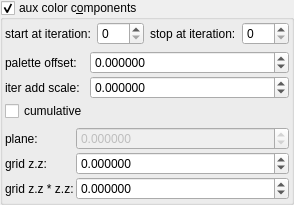
    <widget class="MyGroupBox" name="groupCheck_fold_color_aux_color_enabled">
     <property name="title">
      <string>aux color c&amp;omponents</string>
     </property>
     <property name="checkable">
      <bool>true</bool>
     </property>
     <layout class="QVBoxLayout" name="verticalLayout_11">
      <property name="leftMargin">
       <number>2</number>
      </property>
      <property name="topMargin">
       <number>2</number>
      </property>
      <property name="rightMargin">
       <number>2</number>
      </property>
      <property name="bottomMargin">
       <number>2</number>
      </property>
      <item>
       <layout class="QHBoxLayout" name="horizontalLayout_21" stretch="0,1,0,1">
        <item>
         <widget class="QLabel" name="label_102">
          <property name="text">
           <string>start at iteration:</string>
          </property>
         </widget>
        </item>
        <item>
         <widget class="MySpinBox" name="spinboxInt_fold_color_start_iterations_A">
          <property name="sizePolicy">
           <sizepolicy hsizetype="Minimum" vsizetype="Maximum">
            <horstretch>0</horstretch>
            <verstretch>0</verstretch>
           </sizepolicy>
          </property>
          <property name="minimum">
           <number>0</number>
          </property>
          <property name="maximum">
           <number>999</number>
          </property>
          <property name="value">
           <number>0</number>
          </property>
         </widget>
        </item>
        <item>
         <widget class="QLabel" name="label_74">
          <property name="text">
           <string>stop at iteration:</string>
          </property>
         </widget>
        </item>
        <item>
         <widget class="MySpinBox" name="spinboxInt_fold_color_stop_iterations_A">
          <property name="sizePolicy">
           <sizepolicy hsizetype="Preferred" vsizetype="Maximum">
            <horstretch>0</horstretch>
            <verstretch>0</verstretch>
           </sizepolicy>
          </property>
          <property name="maximum">
           <number>999</number>
          </property>
         </widget>
        </item>
       </layout>
      </item>
      <item>
       <layout class="QGridLayout" name="gridLayout_26" columnstretch="0,1">
        <property name="spacing">
         <number>2</number>
        </property>
        <item row="2" column="0">
         <widget class="MyCheckBox" name="checkBox_fold_color_aux_color_enabledB_false">
          <property name="text">
           <string notr="true">cumulative</string>
          </property>
         </widget>
        </item>
        <item row="0" column="1">
         <widget class="MyDoubleSpinBox" name="spinbox4_fold_color_difs_0000_y">
          <property name="sizePolicy">
           <sizepolicy hsizetype="Minimum" vsizetype="Maximum">
            <horstretch>0</horstretch>
            <verstretch>0</verstretch>
           </sizepolicy>
          </property>
          <property name="prefix">
           <string/>
          </property>
          <property name="suffix">
           <string/>
          </property>
          <property name="decimals">
           <number>6</number>
          </property>
          <property name="minimum">
           <double>-100.000000000000000</double>
          </property>
          <property name="maximum">
           <double>100.000000000000000</double>
          </property>
          <property name="singleStep">
           <double>0.100000000000000</double>
          </property>
         </widget>
        </item>
        <item row="1" column="1">
         <widget class="MyDoubleSpinBox" name="spinbox_fold_color_difs0">
          <property name="sizePolicy">
           <sizepolicy hsizetype="Minimum" vsizetype="Maximum">
            <horstretch>0</horstretch>
            <verstretch>0</verstretch>
           </sizepolicy>
          </property>
          <property name="prefix">
           <string/>
          </property>
          <property name="suffix">
           <string/>
          </property>
          <property name="decimals">
           <number>6</number>
          </property>
          <property name="minimum">
           <double>-100.000000000000000</double>
          </property>
          <property name="maximum">
           <double>100.000000000000000</double>
          </property>
          <property name="singleStep">
           <double>0.100000000000000</double>
          </property>
         </widget>
        </item>
        <item row="0" column="0">
         <widget class="QLabel" name="label_17">
          <property name="text">
           <string>palette offset:</string>
          </property>
         </widget>
        </item>
        <item row="1" column="0">
         <widget class="QLabel" name="label_21">
          <property name="text">
           <string>iter add scale:</string>
          </property>
         </widget>
        </item>
       </layout>
      </item>
      <item>
       <layout class="QGridLayout" name="gridLayout_21" columnstretch="0,1">
        <property name="spacing">
         <number>2</number>
        </property>
        <item row="1" column="0">
         <widget class="QLabel" name="label_53">
          <property name="text">
           <string>plane:</string>
          </property>
         </widget>
        </item>
        <item row="3" column="1">
         <widget class="MyDoubleSpinBox" name="spinbox4_fold_color_difs_0000_w">
          <property name="sizePolicy">
           <sizepolicy hsizetype="Minimum" vsizetype="Maximum">
            <horstretch>0</horstretch>
            <verstretch>0</verstretch>
           </sizepolicy>
          </property>
          <property name="prefix">
           <string/>
          </property>
          <property name="suffix">
           <string/>
          </property>
          <property name="decimals">
           <number>6</number>
          </property>
          <property name="minimum">
           <double>-100.000000000000000</double>
          </property>
          <property name="maximum">
           <double>100.000000000000000</double>
          </property>
          <property name="singleStep">
           <double>0.100000000000000</double>
          </property>
         </widget>
        </item>
        <item row="2" column="0">
         <widget class="QLabel" name="label_56">
          <property name="text">
           <string>grid z.z:</string>
          </property>
         </widget>
        </item>
        <item row="3" column="0">
         <widget class="QLabel" name="label_57">
          <property name="text">
           <string>grid z.z * z.z:</string>
          </property>
         </widget>
        </item>
        <item row="2" column="1">
         <widget class="MyDoubleSpinBox" name="spinbox4_fold_color_difs_0000_z">
          <property name="sizePolicy">
           <sizepolicy hsizetype="Minimum" vsizetype="Maximum">
            <horstretch>0</horstretch>
            <verstretch>0</verstretch>
           </sizepolicy>
          </property>
          <property name="prefix">
           <string/>
          </property>
          <property name="suffix">
           <string/>
          </property>
          <property name="decimals">
           <number>6</number>
          </property>
          <property name="minimum">
           <double>-100.000000000000000</double>
          </property>
          <property name="maximum">
           <double>100.000000000000000</double>
          </property>
          <property name="singleStep">
           <double>0.100000000000000</double>
          </property>
         </widget>
        </item>
        <item row="1" column="1">
         <widget class="MyDoubleSpinBox" name="spinbox4_fold_color_difs_0000_x">
          <property name="enabled">
           <bool>false</bool>
          </property>
          <property name="sizePolicy">
           <sizepolicy hsizetype="Minimum" vsizetype="Maximum">
            <horstretch>0</horstretch>
            <verstretch>0</verstretch>
           </sizepolicy>
          </property>
          <property name="prefix">
           <string/>
          </property>
          <property name="suffix">
           <string/>
          </property>
          <property name="decimals">
           <number>6</number>
          </property>
          <property name="minimum">
           <double>-100.000000000000000</double>
          </property>
          <property name="maximum">
           <double>100.000000000000000</double>
          </property>
          <property name="singleStep">
           <double>0.100000000000000</double>
          </property>
         </widget>
        </item>
       </layout>
      </item>
     </layout>
    </widget>
